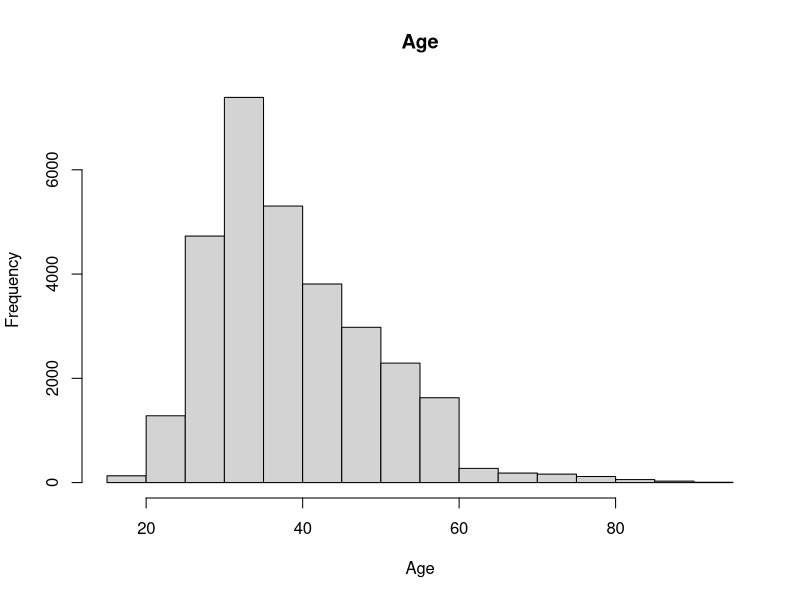
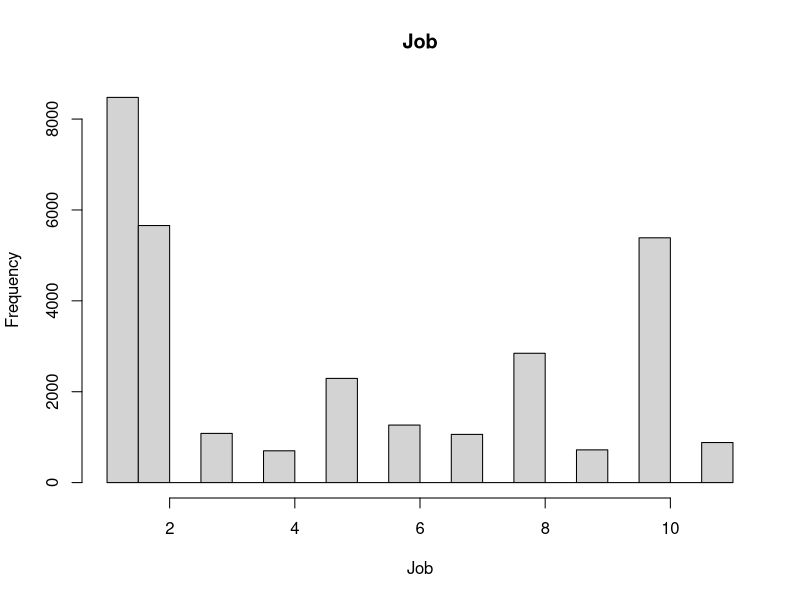
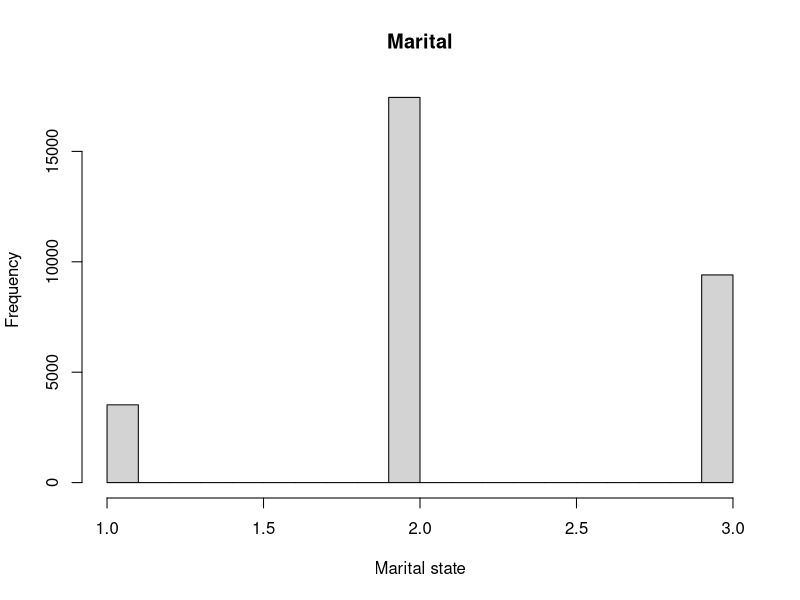
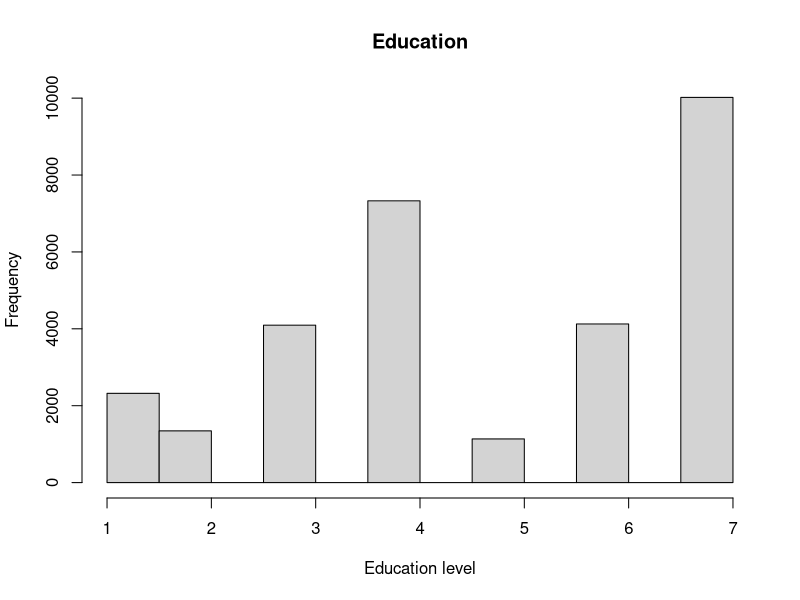
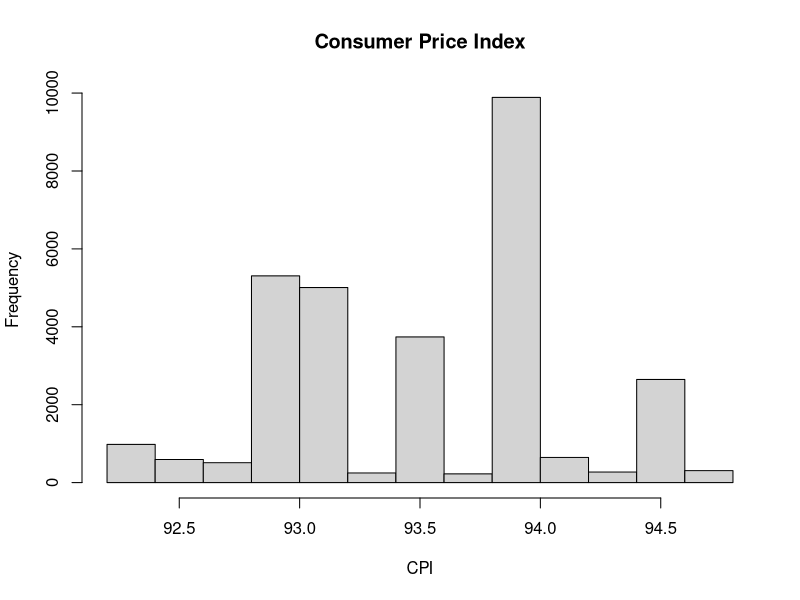
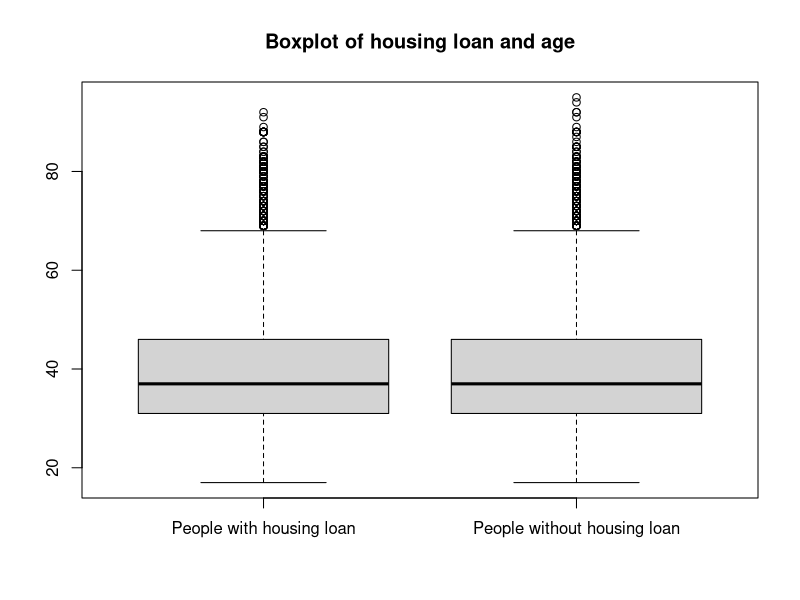
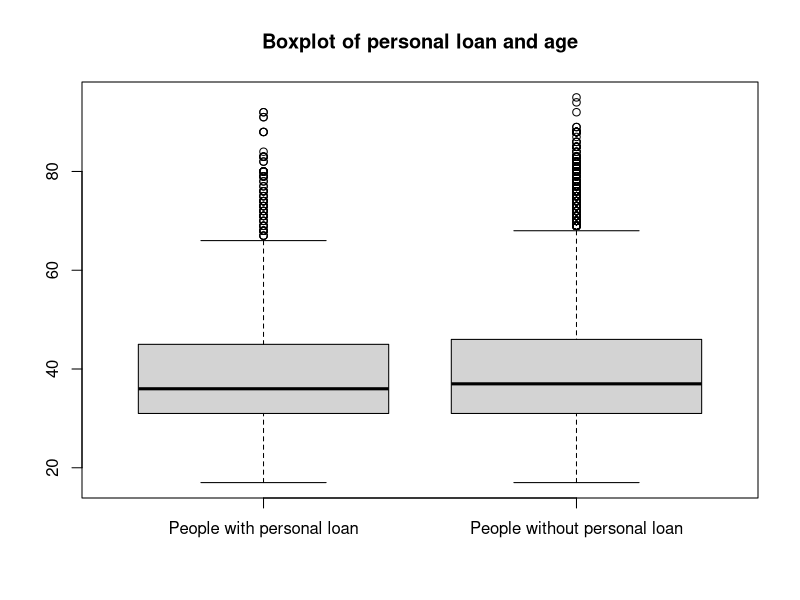
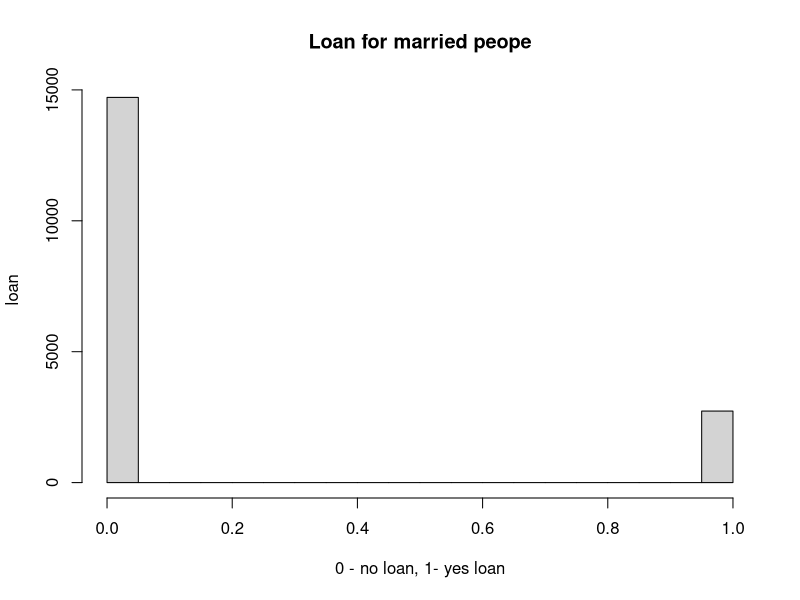

Generate these figures, in order, with R:
## ---- chunk 1
knitr::opts_chunk$set(echo = TRUE)
## ---- chunk 2
library(dplyr)

## ---- chunk 3
BankData = read.csv("../arrangedData.csv")
dim(BankData)
## ---- chunk 4
names(BankData)
## ---- chunk 5
summary(BankData)
## ---- chunk 6
sapply(BankData, class)
## ---- chunk 7
hist(BankData$age,main='Age', xlab='Age', ylab='Frequency')

## ---- chunk 8
hist(BankData$job,main='Job', xlab='Job', ylab='Frequency')

## ---- chunk 9
hist(BankData$marital,main='Marital', xlab='Marital state', ylab='Frequency')

## ---- chunk 10
hist(BankData$education,main='Education', xlab='Education level', ylab='Frequency')

## ---- chunk 11
hist(BankData$cons.price.idx,main='Consumer Price Index', xlab='CPI', ylab='Frequency')
## ---- chunk 12
#View(BankData)

people_with_housing = BankData[which(BankData$housing == 1),]
people_without_housing = BankData[which(BankData$housing == 0),]
people_with_loan = BankData[which(BankData$loan == 1),]
people_without_loan = BankData[which(BankData$loan == 0),]

young = BankData[which(BankData$age <= 18),]
middle = BankData[which(BankData$age > 18 & BankData$age <= 35),]
old = BankData[which(BankData$age > 35),]

boxplot(people_with_housing$age, people_without_housing$age,
        names = c('People with housing loan','People without housing loan'),
        main = 'Boxplot of housing loan and age')

## ---- chunk 13
cat('Prosječna dob ljudi koji imaju stambeni kredit ', mean(people_with_housing$age), '\n')
cat('Prosječna dob ljudi koji nemaju stambeni kredit ', mean(people_without_housing$age), '\n')
## ---- chunk 14
cat('Prosječni postotak mladih ljudi koji imaju stambeni kredit ', mean(young$housing), '\n')
cat('Prosječni postotak srednje starih ljudi koji imaju stambeni kredit ', mean(middle$housing), '\n')
cat('Prosječni postotak starijih ljudi koji imaju stambeni kredit ', mean(old$housing), '\n')
## ---- chunk 15
cat('Prosječni postotak mladih ljudi koji imaju privatni kredit ', mean(young$loan), '\n')
cat('Prosječni postotak srednje starih ljudi koji imaju privatni kredit ', mean(middle$loan), '\n')
cat('Prosječni postotak starijih ljudi koji imaju privatni kredit ', mean(old$loan), '\n')
## ---- chunk 16
boxplot(people_with_loan$age, people_without_loan$age,
        names = c('People with personal loan','People without personal loan'),
        main = 'Boxplot of personal loan and age')
## ---- chunk 17
cat('Prosječna dob ljudi koji imaju privatni kredit ', mean(people_with_loan$age), '\n')
cat('Prosječna dob ljudi koji nemaju privatni kredit ', mean(people_without_loan$age), '\n')
## ---- chunk 18
married_people = BankData[which(BankData$marital == 2),]
divorced_and_single_people = BankData[which(BankData$marital == 1 | BankData$marital == 3),]
#single_people = BankData[which(BankData$marital == 3),]
## ---- chunk 19
cat('Prosjek oženjenih ljudi koji imaju privatni kredit ', mean(married_people$loan), '\n')
cat('Prosjek neoženjenih ljudi koji imaju privatni kredit ', mean(divorced_and_single_people$loan), '\n')
## ---- chunk 20
hist(married_people$loan,main='Loan for married peope', xlab='0 - no loan, 1- yes loan', ylab='loan')
hist(divorced_and_single_people$loan,main='Loan for divorced or single people', xlab='0 - no loan, 1- yes loan', ylab='loan')
## ---- chunk 21
cat('Prosjek oženjenih ljudi koji imaju stambeni kredit ', mean(married_people$housing), '\n')
cat('Prosjek neoženjenih ljudi koji imaju stambeni kredit ', mean(divorced_and_single_people$housing), '\n')
## ---- chunk 22
hist(married_people$housing,main='Housing for married people', xlab='0 - no housing, 1- yes housing', ylab='housing')
hist(divorced_and_single_people$housing,main='Housing for divorced or signle people', xlab='0 - no housing, 1- yes housing', ylab='housing')
## ---- chunk 23
primary_school = BankData[which(BankData$education == 1 | BankData$education == 2 | BankData$education == 3),]
high_school = BankData[which(BankData$education == 4),]
university = BankData[which(BankData$education == 7),]
illiterate = BankData[which(BankData$education == 5),]
## ---- chunk 24
cat('Prosjek ljudi sa završenom samo osnovnom školom koji imaju privatni kredit ', mean(primary_school$loan), '\n')
cat('Prosjek ljudi sa završenom srednjom školom koji imaju privatni kredit ', mean(high_school$loan), '\n')
cat('Prosjek ljudi sa završenim fakulteteom koji imaju privatni kredit ', mean(university$loan), '\n')
cat('Prosjek nepismenih ljudi koji imaju privatni kredit ', mean(illiterate$loan), '\n')
## ---- chunk 25
hist(primary_school$loan,main='Loan for primary school', xlab='0 - no loan, 1- yes loan', ylab='loan')
hist(high_school$loan,main='Loan for high school', xlab='0 - no loan, 1- yes loan', ylab='loan')
hist(university$loan,main='Loan for university', xlab='0 - no loan, 1- yes loan', ylab='loan')
hist(illiterate$loan,main='Loan for illiterate people', xlab='0 - no loan, 1- yes loan', ylab='loan')
## ---- chunk 26
cat('Prosjek ljudi sa završenom samo osnovnom školom koji imaju stambeni kredit ', mean(primary_school$housing), '\n')
cat('Prosjek ljudi sa završenom srednjom školom koji imaju stambeni kredit ', mean(high_school$housing), '\n')
cat('Prosjek ljudi sa završenim fakulteteom koji imaju stambeni kredit ', mean(university$housing), '\n')
cat('Prosjek nepismenih ljudi koji imaju stambeni kredit ', mean(illiterate$housing), '\n')
## ---- chunk 27
hist(primary_school$housing,main='Housing for primary school', xlab='0 - no housing, 1- yes housing', ylab='housing')
hist(high_school$housing,main='Housing for high school', xlab='0 - no housing, 1- yes housing', ylab='housing')
hist(university$housing,main='Housing for university', xlab='0 - no housing, 1- yes housing', ylab='housing')
hist(illiterate$housing,main='Housing for illiterate people', xlab='0 - no housing, 1- yes housing', ylab='housing')
## ---- chunk 28
hist(BankData$cons.price.idx,main='CPI', xlab='CPI', ylab='Frequency')
## ---- chunk 29
cat('Prosječni CPI mladih ljudi ', mean(young$cons.price.idx), '\n')
cat('Prosječni CPI srednje starih ljudi', mean(middle$cons.price.idx), '\n')
cat('Prosječni CPI starijih ljudi ', mean(old$cons.price.idx), '\n')
cat('Prosječni CPI za sve ispitanike', mean(BankData$cons.price.idx))
## ---- chunk 30
boxplot(young$cons.price.idx, middle$cons.price.idx,old$cons.price.idx,
        names = c('CPI of young','CPI od middle aged', 'CPI of older'),
        main = 'Boxplot of CPI and age')
## ---- chunk 31
hist(BankData$cons.price.idx)
boxplot(BankData$cons.price.idx~BankData$education)
## ---- chunk 32
cat('Prosječni CPI ljudi sa završenom samo osnovnom školom ', mean(primary_school$cons.price.idx), '\n')
cat('Prosječni CPI ljudi sa završenom srednjom školom', mean(high_school$cons.price.idx), '\n')
cat('Prosječni CPI ljudi sa završenim fakultetom ', mean(university$cons.price.idx), '\n')
cat('Prosječni CPI nepismenih ljudi', mean(illiterate$cons.price.idx))
## ---- chunk 33
boxplot(primary_school$cons.price.idx, high_school$cons.price.idx,university$cons.price.idx, illiterate$cons.price.idx,
        names = c('CPI of primary school','CPI od high school', 'CPI of university people', 'CPI of illiterate people'),
        main = 'Boxplot of CPI and education')
## ---- chunk 34
boxplot(young$cons.price.idx, middle$cons.price.idx,old$cons.price.idx,
        names = c('CPI of young','CPI od middle aged', 'CPI of older'),
        main = 'Boxplot of CPI and age')
## ---- chunk 35
boxplot(BankData$cons.price.idx~BankData$marital,
        main = 'Boxplot of CPI and marital status')

## ---- chunk 36
cat('Prosječni CPI za ljude koji imaju stambeni kredit ', mean(people_with_housing$cons.price.idx), '\n')
cat('Prosječni CPI za ljude koji neamaju stambeni kredit ', mean(people_without_housing$cons.price.idx), '\n')

## ---- chunk 37
hist(people_with_housing$cons.price.idx,main='CPI for people with housing loan', xlab='CPI', ylab='količina')
hist(people_without_housing$cons.price.idx,main='CPI for people without housing loan', xlab='CPI', ylab='količina')

## ---- chunk 38
boxplot(BankData$cons.price.idx~BankData$housing,
        main = 'Boxplot of CPI and housing loan')
## ---- chunk 39
cat('Prosječni CPI za ljude koji imaju privatni kredit ', mean(people_with_loan$cons.price.idx), '\n')
cat('Prosječni CPI za ljude koji nemaaju privatni kredit ', mean(people_without_loan$cons.price.idx), '\n')

## ---- chunk 40
hist(people_with_loan$cons.price.idx,main='CPI for people with private loan', xlab='CPI', ylab='količina')
hist(people_without_loan$cons.price.idx,main='CPI for people without private loan', xlab='CPI', ylab='količina')

## ---- chunk 41
boxplot(BankData$cons.price.idx~BankData$loan,
        main = 'Boxplot of CPI and private loan')
## ---- chunk 42
cat('Prosječni CCI za ljude koji imaju privatni kredit ', mean(people_with_loan$cons.conf.idx), '\n')
cat('Prosječni CCI za ljude koji nemaaju privatni kredit ', mean(people_without_loan$cons.conf.idx), '\n')
## ---- chunk 43
boxplot(BankData$cons.conf.idx~BankData$housing,
        main = 'Boxplot of CCI and hosuing loan')
## ---- chunk 44
subscribed = BankData[which(BankData$subscribed == 1),]
not_subscribed = BankData[which(BankData$subscribed == 0),]
## ---- chunk 45
cat('Prosječni CPI za ljude koji su se prijavili ', mean(subscribed$cons.price.idx), '\n')
cat('Prosječni CPI za ljude koji se nisu prijavili ', mean(not_subscribed$cons.price.idx), '\n')
## ---- chunk 46
boxplot(BankData$cons.price.idx~BankData$subscribed,
        main = 'Boxplot of CPI and subscribing')
## ---- chunk 47
cat('Prosječni CCI za ljude koji su se prijavili ', mean(subscribed$cons.conf.idx), '\n')
cat('Prosječni CCI za ljude koji se nisu prijavili ', mean(not_subscribed$cons.conf.idx), '\n')
## ---- chunk 48
boxplot(BankData$cons.conf.idx~BankData$subscribed,
        main = 'Boxplot of CCI and subscribing')
## ---- chunk 49
cat('Prosjek pretplaćenih mladih ljudi ', mean(young$subscribed), '\n')
cat('Prosjek pretplaćenih srednje starih ljudi ', mean(middle$subscribed), '\n')
cat('Prosjek pretplaćenih starijih ljudi ', mean(middle$subscribed), '\n')
## ---- chunk 50
x <- c(42, 14, 14)
labels <- c("younger", "middle aged", "older")

pie(x, labels, main = "Pie chart of subscribed people")
## ---- chunk 51
cat('Prosječno pretplaćenih ljudi sa završenom osnovnom školom ', mean(primary_school$subscribed), '\n')
cat('Prosječno pretplaćenih ljudi sa završenom srednjom školom ', mean(high_school$subscribed), '\n')
cat('Prosječno pretplaćenih ljudi sa završenim fakultetom ', mean(university$subscribed), '\n')
cat('Prosječno pretplaćenih nepismenih ljudi ', mean(illiterate$subscribed), '\n')
## ---- chunk 52
x <- c(11, 13, 16, 19)
labels <- c("Primary school finshed", "High school finished", "Uni finished", "Illiterate")

pie(x, labels, main = "Pie chart of subscribed people")
## ---- chunk 53
cat('Prosjek preplaćenih ljudi koji su oženjeni ', mean(married_people$subscribed), '\n')
cat('Prosjek preplaćenih ljudi koji su neoženjeni ili rastavljeni ', mean(divorced_and_single_people$subscribed), '\n')
## ---- chunk 54
x <- c(12.43, 14.95)
labels <- c("Married", "Not married")

pie(x, labels, main = "Pie chart of subscribed people")
